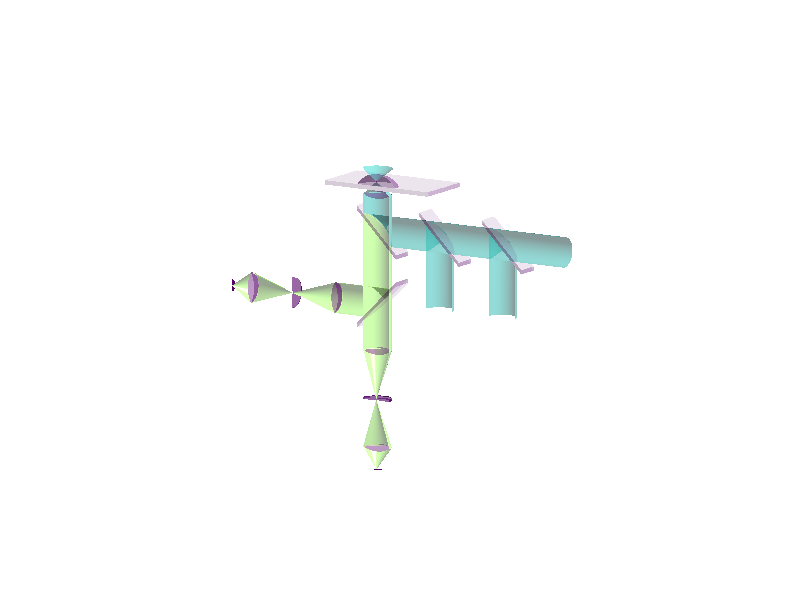

MATLAB code for this plot:
% figure for 2Focus paper

flag = 0;

close all
NA = 1.2;
chimax = asin(NA/1.333);
chi = (0:1e2)/100*chimax;
phi = pi/2 + (0:100)/200*2*pi;
foc = 200;
len = 2.1*foc*sin(chimax);

red = 0.8;
lighttransparency = 0.5;

d = 2;
len = 15*foc*sin(chimax);
height = 11*foc;
shift = -height/2;
surf([0 len], [-len len], -foc*ones(2,2), zeros(2,2),'facealpha', 0.1) 
hold on
surf([0 0; len len], -len*ones(2,2), -foc*[1 d; 1 d], zeros(2,2),'facealpha', 0.3) 
surf(zeros(2,2), [-len -len; len len], -foc*[1 d; 1 d], zeros(2,2),'facealpha', 0.2)
theta0 = 0.8*chimax;
rad = foc*tan(theta0);
theta = asin(1.333*sin(theta0)/1.51);

% Light cone
surf([0; -rad]*cos(phi),[0; -rad]*sin(phi),[0; -foc]*ones(1,length(phi)),0.5*ones(2,length(phi)), 'facealpha', lighttransparency)
surf([0; -3*rad]*cos(phi),[0; -3*rad]*sin(phi),[0; 3*foc]*ones(1,length(phi)),0.5*ones(2,length(phi)), 'facealpha', lighttransparency)

surf([-rad; -rad-tan(theta)*(d-1)*foc]*cos(phi),[-rad; -rad-tan(theta)*(d-1)*foc]*sin(phi),...
    [-foc; -d*foc]*ones(1,length(phi)),0.5*ones(2,length(phi)), 'facealpha', lighttransparency)
rad = rad+tan(theta)*(d-1)*foc;
surf([-rad; -rad-tan(theta0)*foc]*cos(phi), [-rad; -rad-tan(theta0)*foc]*sin(phi),...
    [-d*foc; -(d+1)*foc]*ones(1,length(phi)), 0.5*ones(2,length(phi)), 'facealpha', lighttransparency)
rad = rad+tan(theta0)*foc;
surf(-rad*[1;1]*cos(phi), -rad*[1;1]*sin(phi), [-(d+1)*foc*ones(1,length(phi)); -height-rad*sin(phi)], 0.5*ones(2,length(phi)), 'facealpha', lighttransparency)
surf(-rad*[1;1]*cos(phi), -rad*[1;1]*sin(phi), [-height-rad*sin(phi); shift-3*height*ones(1,length(phi))], 0.8*ones(2,length(phi)), 'facealpha', lighttransparency)
surf(-rad*[1;0]*cos(phi), -rad*[1;0]*sin(phi), shift+[-3*height*ones(1,length(phi)); -4*height*ones(1,length(phi))], 0.8*ones(2,length(phi)), 'facealpha', lighttransparency)
surf(-rad*[0;1]*cos(phi), -rad*[0;1]*sin(phi), shift+[-4*height*ones(1,length(phi)); -5*height*ones(1,length(phi))], 0.8*ones(2,length(phi)), 'facealpha', lighttransparency)

len = 1.5*rad;
% Dichroic
surf(-rad*[1;1]*cos(phi), [-sin(phi)*rad; -4.5*height*ones(1,length(phi))], -height-rad*[1;1]*sin(phi), 0.5*ones(2,length(phi)), 'facealpha', lighttransparency)
surf([0 len], [-len len], -height-[1 1; -1 -1]*len, zeros(2,2),'facealpha', 0.1) 
surf([0 len], [-len len], -height-foc-[1 1; -1 -1]*len, zeros(2,2),'facealpha', 0.1)
surf([0 len; 0 len], -len*ones(2), -height-len+[-foc -foc; 0 0], zeros(2,2),'facealpha', 0.3) 
surf(zeros(2), -len*[1 -1; 1 -1], -height+[-foc-len -foc+len; -len +len], zeros(2,2),'facealpha', 0.3) 

% 1. Laser beam combiner
surf([0 len], [-len len]-3*height, -height-[1 1; -1 -1]*len, zeros(2,2),'facealpha', 0.1) 
surf([0 len], [-len len]-3*height, -height-foc-[1 1; -1 -1]*len, zeros(2,2),'facealpha', 0.1)
surf([0 len; 0 len], -len*ones(2)-3*height, -height-len+[-foc -foc; 0 0], zeros(2,2),'facealpha', 0.3) 
surf(zeros(2), -len*[1 -1; 1 -1]-3*height, -height+[-foc-len -foc+len; -len +len], zeros(2,2),'facealpha', 0.3) 
surf(-rad*[1;1]*cos(phi), -3*height-rad*[1;1]*sin(phi), [-height-rad*sin(phi); -2.5*height*ones(1,length(phi))], 0.5*ones(2,length(phi)), 'facealpha', lighttransparency)

% 2. Laser beam combiner
surf([0 len], [-len len]-1.5*height, -height-[1 1; -1 -1]*len, zeros(2,2),'facealpha', 0.1) 
surf([0 len], [-len len]-1.5*height, -height-foc-[1 1; -1 -1]*len, zeros(2,2),'facealpha', 0.1)
surf([0 len; 0 len], -len*ones(2)-1.5*height, -height-len+[-foc -foc; 0 0], zeros(2,2),'facealpha', 0.3) 
surf(zeros(2), -len*[1 -1; 1 -1]-1.5*height, -height+[-foc-len -foc+len; -len +len], zeros(2,2),'facealpha', 0.3) 
surf(-rad*[1;1]*cos(phi), -1.5*height-rad*[1;1]*sin(phi), [-height-rad*sin(phi); -2.5*height*ones(1,length(phi))], 0.5*ones(2,length(phi)), 'facealpha', lighttransparency)

% Beam Splitter
surf(-rad*[1;1]*cos(phi), [+sin(phi)*rad; height*ones(1,length(phi))], shift-2*height-rad*[1;1]*sin(phi), 0.8*ones(2,length(phi)), 'facealpha', lighttransparency)
surf(-rad*[1;0]*cos(phi), height+[0;height]*ones(1,length(phi)), shift-2*height-rad*[1;0]*sin(phi), 0.8*ones(2,length(phi)), 'facealpha', lighttransparency)
surf(-rad*[0;1]*cos(phi), 2*height+[0;height]*ones(1,length(phi)), shift-2*height-rad*[0;1]*sin(phi), 0.8*ones(2,length(phi)), 'facealpha', lighttransparency)
surf([0 len], [-len len], shift-2*height+[1 1; -1 -1]*len, zeros(2,2),'facealpha', 0.1) 
surf([0 len], [-len len], shift-2*height-foc+[1 1; -1 -1]*len, zeros(2,2),'facealpha', 0.1)         
surf([0 len; 0 len], -len*ones(2), shift-2*height+len+[-foc -foc; 0 0], zeros(2,2),'facealpha', 0.3) 
surf(zeros(2), -len*[1 -1; 1 -1], shift-2*height+[-foc+len -foc-len; len -len], zeros(2,2),'facealpha', 0.3) 

% Objective
rho = (0:50)'/50*rad;
lens = 1.5e3;
surf(-rho*cos(phi), -rho*sin(phi), -(d+1)*foc-(sqrt(lens^2-rad^2)-sqrt(lens^2-rho.^2))*ones(1,length(phi)), 0*ones(length(rho),length(phi)), 'facealpha', 0.4)
surf(-rho*cos(phi), -rho*sin(phi), -(d+1)*foc+(sqrt(lens^2-rad^2)-sqrt(lens^2-rho.^2))*ones(1,length(phi)), 0*ones(length(rho),length(phi)), 'facealpha', 0.4)

% 3. Lens
rho = (0:50)'/50*rad;
lens = 1.5e3;
surf(-rho*cos(phi), -rho*sin(phi), shift-3*height-(sqrt(lens^2-rad^2)-sqrt(lens^2-rho.^2))*ones(1,length(phi)), 0*ones(length(rho),length(phi)), 'facealpha', 0.4)
surf(-rho*cos(phi), -rho*sin(phi), shift-3*height+(sqrt(lens^2-rad^2)-sqrt(lens^2-rho.^2))*ones(1,length(phi)), 0*ones(length(rho),length(phi)), 'facealpha', 0.4)

% 4. Lens
rho = (0:50)'/50*rad;
lens = 1.5e3;
surf(-rho*cos(phi), -rho*sin(phi), shift-5*height-(sqrt(lens^2-rad^2)-sqrt(lens^2-rho.^2))*ones(1,length(phi)), 0*ones(length(rho),length(phi)), 'facealpha', 0.4)
surf(-rho*cos(phi), -rho*sin(phi), shift-5*height+(sqrt(lens^2-rad^2)-sqrt(lens^2-rho.^2))*ones(1,length(phi)), 0*ones(length(rho),length(phi)), 'facealpha', 0.4)

% 5. Lens
rho = (0:50)'/50*rad;
lens = 1.5e3;
surf(-rho*cos(phi), height-(sqrt(lens^2-rad^2)-sqrt(lens^2-rho.^2))*ones(1,length(phi)), shift-2*height-rho*sin(phi),  0*ones(length(rho),length(phi)), 'facealpha', 0.4)
surf(-rho*cos(phi), height+(sqrt(lens^2-rad^2)-sqrt(lens^2-rho.^2))*ones(1,length(phi)), shift-2*height-rho*sin(phi), 0*ones(length(rho),length(phi)), 'facealpha', 0.4)

% 6. Lens
rho = (0:50)'/50*rad;
lens = 1.5e3;
surf(-rho*cos(phi), 3*height-(sqrt(lens^2-rad^2)-sqrt(lens^2-rho.^2))*ones(1,length(phi)), shift-2*height-rho*sin(phi),  0*ones(length(rho),length(phi)), 'facealpha', 0.4)
surf(-rho*cos(phi), 3*height+(sqrt(lens^2-rad^2)-sqrt(lens^2-rho.^2))*ones(1,length(phi)), shift-2*height-rho*sin(phi), 0*ones(length(rho),length(phi)), 'facealpha', 0.4)

% Detectors
surf(-rad*[1;0]*cos(phi), -rad*[1;0]*sin(phi), shift-5*height-[0;5*foc]*ones(1,length(phi)), 0.8*ones(2,length(phi)), 'facealpha', lighttransparency)
surf(-rad*[1;0]*cos(phi), 3*height+[0;5*foc]*ones(1,length(phi)), shift-2*height-rad*[1;0]*sin(phi), 0.8*ones(2,length(phi)), 'facealpha', lighttransparency)
surf(-rad*[0.4;0]*cos(phi), -rad*[0.4;0]*sin(phi), shift-5*height-5*foc*ones(2,length(phi)), 0.*ones(2,length(phi)))
surf(-rad*[0.4;0]*cos(phi), 3*height+5*foc*ones(2,length(phi)), shift-2*height-rad*[0.4;0]*sin(phi), 0.*ones(2,length(phi)))

% 1. Pinhole
surf(-[rad;100]*cos(phi), -[rad;100]*sin(phi), shift-foc/4-4*height*ones(2,length(phi)), 0.*ones(2,length(phi)), 'facealpha', 0.6)
surf(-[rad;100]*cos(phi), -[rad;100]*sin(phi), shift+foc/4-4*height*ones(2,length(phi)), 0.*ones(2,length(phi)), 'facealpha', 0.6)
surf(-[rad;rad]*cos(phi), -[rad;rad]*sin(phi), shift+[foc/4;-foc/4]*ones(1,length(phi))-4*height, 0.*ones(2,length(phi)), 'facealpha', 0.8)

% 2. Pinhole
surf(-[rad;100]*cos(phi), (2*height-foc/4)*ones(2,length(phi)), shift-2*height-[rad;100]*sin(phi), 0.*ones(2,length(phi)), 'facealpha', 0.6)
surf(-[rad;100]*cos(phi), (2*height+foc/4)*ones(2,length(phi)), shift-2*height-[rad;100]*sin(phi), 0.*ones(2,length(phi)), 'facealpha', 0.6)
surf(-[rad;rad]*cos(phi), 2*height+[foc/4;-foc/4]*ones(1,length(phi)), shift-2*height-[rad;rad]*sin(phi), 0.*ones(2,length(phi)), 'facealpha', 0.8)


% Water drop
rad = 1000;
rho = (0:50)'/50*rad;
lens = 1.2*rad;
surf(-rho*cos(phi), -rho*sin(phi), -foc-(sqrt(lens^2-rad^2)-sqrt(lens^2-rho.^2))*ones(1,length(phi)), 0*ones(length(rho),length(phi)), 'facealpha', 0.4)
rho = (-50:50)'/50*rad;
surf(zeros(length(rho),2), [rho rho], [zeros(size(rho))-foc -foc-(sqrt(lens^2-rad^2)-sqrt(lens^2-rho.^2))], 0*ones(length(rho),2), 'facealpha', 0.3)


[x,y,z] = sphere(50);
surf(30*x,30*y,30*z,zeros(size(x)));

hold off

caxis([0 1])
shading interp
axis image
axis off
view([-58 11])
material shiny
camlight
camlight